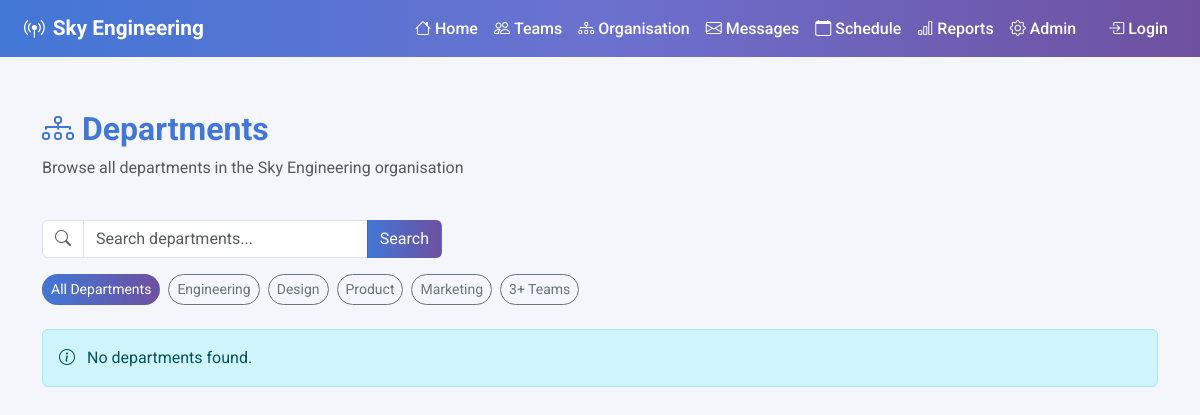
/departments/, run on an earlier commit of the app's database.
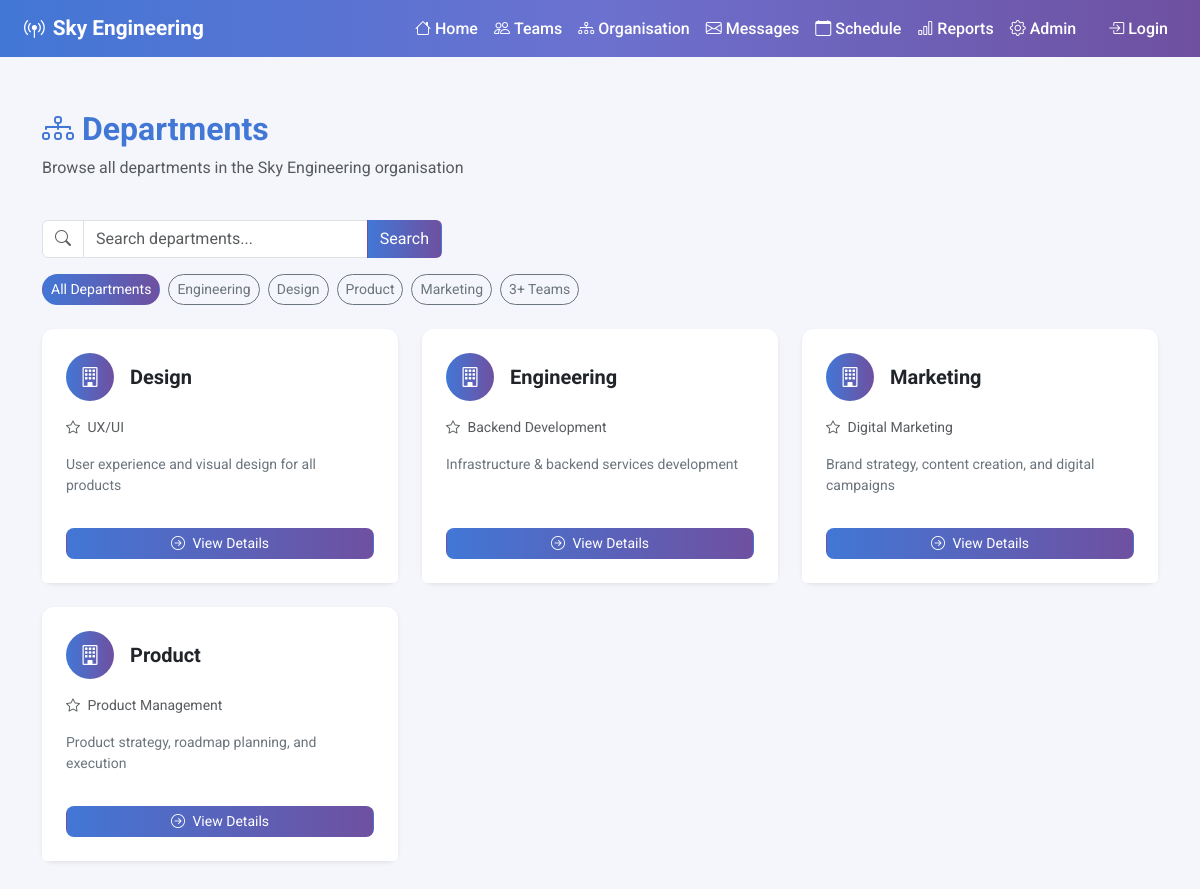
And on a later commit of the database.
### organisation_feature/models.py (models this page shows, shortened)
class Department(models.Model):
    department_name = models.CharField(max_length=150)
    specialisation = models.CharField(max_length=200, blank=True)
    description = models.TextField(blank=True)
    class Meta:
        ordering = ['department_name']

### organisation_feature/views.py (the view)
# urls.py: path('departments/', views.department_list, name='department_list'),
def department_list(request):
    query = request.GET.get('q', '')
    active_filter = request.GET.get('filter', '')
    departments = Department.objects.all()
    if query:
        departments = departments.filter(
            department_name__icontains=query
        ) | departments.filter(
            specialisation__icontains=query
        )
    if active_filter == '3teams':
        departments = [d for d in departments if d.teams.count() >= 3]
    elif active_filter:
        departments = departments.filter(department_name__icontains=active_filter)
    return render(request, 'organisation_feature/department_list.html', {
        'departments': departments,
        'query': query,
        'active_filter': active_filter,
    })

### organisation_feature/templates/organisation_feature/department_list.html (shortened to what this page needs)
{% extends 'global.html' %}
{% block content %}
<div class="container-fluid">
    <div class="d-flex justify-content-between align-items-center mb-4">
        <div>
            <h2 class="fw-bold" style="color: #4277D6;">
                <i class="bi bi-diagram-3"></i> Departments
            </h2>
            <p class="text-muted">Browse all departments in the Sky Engineering organisation</p>
        </div>
    </div>
    <div class="mb-3">
        <form method="GET" action="">
            <div class="input-group" style="max-width: 400px;">
                <span class="input-group-text bg-white">
                    <i class="bi bi-search text-muted"></i>
                </span>
                <input type="text" name="q" class="form-control"
                       placeholder="Search departments..."
                       value="{{ query }}">
                <button class="btn" type="submit"
                        style="background: linear-gradient(to right, #4277D6, #6F50A0); color: white;">
                    Search
                </button>
            </div>
        </form>
    </div>
    <div class="d-flex flex-wrap gap-2 mb-4">
        <a href="/departments/"
           class="btn btn-sm {% if not active_filter %}text-white{% else %}btn-outline-secondary{% endif %}"
           style="{% if not active_filter %}background: linear-gradient(to right, #4277D6, #6F50A0);{% endif %} border-radius: 20px;">
            All Departments
        </a>
        <a href="/departments/?filter=Engineering"
           class="btn btn-sm {% if active_filter == 'Engineering' %}text-white{% else %}btn-outline-secondary{% endif %}"
           style="{% if active_filter == 'Engineering' %}background-color: #1565C0;{% endif %} border-radius: 20px;">
            Engineering
        </a>
        <a href="/departments/?filter=Design"
           class="btn btn-sm {% if active_filter == 'Design' %}text-white{% else %}btn-outline-secondary{% endif %}"
           style="{% if active_filter == 'Design' %}background-color: #6F50A0;{% endif %} border-radius: 20px;">
            Design
        </a>
        <a href="/departments/?filter=Product"
           class="btn btn-sm {% if active_filter == 'Product' %}text-white{% else %}btn-outline-secondary{% endif %}"
           style="{% if active_filter == 'Product' %}background-color: #2E7D32;{% endif %} border-radius: 20px;">
            Product
        </a>
        <a href="/departments/?filter=Marketing"
           class="btn btn-sm {% if active_filter == 'Marketing' %}text-white{% else %}btn-outline-secondary{% endif %}"
           style="{% if active_filter == 'Marketing' %}background-color: #E65100;{% endif %} border-radius: 20px;">
            Marketing
        </a>
        <a href="/departments/?filter=3teams"
           class="btn btn-sm {% if active_filter == '3teams' %}text-white{% else %}btn-outline-secondary{% endif %}"
           style="{% if active_filter == '3teams' %}background: linear-gradient(to right, #4277D6, #6F50A0);{% endif %} border-radius: 20px;">
            3+ Teams
        </a>
    </div>
    <div class="row g-4">
        {% for department in departments %}
        <div class="col-md-6 col-lg-4">
            <div class="card h-100 shadow-sm border-0"
                 style="border-radius: 12px; transition: transform 0.2s;"
                 onmouseover="this.style.transform='translateY(-4px)'"
                 onmouseout="this.style.transform='translateY(0)'">
                <div class="card-body p-4">
                    <div class="d-flex align-items-center mb-3">
                        <div class="rounded-circle d-flex align-items-center justify-content-center me-3"
                             style="width:48px; height:48px; background: linear-gradient(to right, #4277D6, #6F50A0);">
                            <i class="bi bi-building text-white fs-5"></i>
                        </div>
                        <h5 class="card-title fw-bold mb-0">{{ department.department_name }}</h5>
                    </div>
                    <p class="text-muted small mb-3">
                        <i class="bi bi-star me-1"></i>
                        {{ department.specialisation|default:"No specialisation listed" }}
                    </p>
                    <p class="card-text small text-secondary">
                        {{ department.description|default:"No description available"|truncatechars:100 }}
                    </p>
                </div>
                <div class="card-footer bg-white border-0 pb-4 px-4">
                    <a href="/departments/{{ department.id }}/"
                       class="btn btn-sm w-100"
                       style="background: linear-gradient(to right, #4277D6, #6F50A0); color: white; border-radius: 8px;">
                        <i class="bi bi-arrow-right-circle me-1"></i> View Details
                    </a>
                </div>
            </div>
        </div>
        {% empty %}
        <div class="col-12">
            <div class="alert alert-info">
                <i class="bi bi-info-circle me-2"></i> No departments found.
            </div>
        </div>
        {% endfor %}
    </div>
</div>
{% endblock %}

### templates/global.html (shortened to what this page needs)
<!doctype html>
<html lang="en">
  <head>
    <link href="https://cdn.jsdelivr.net/npm/bootstrap@5.3.0/dist/css/bootstrap.min.css" rel="stylesheet" />
    <link href="https://cdn.jsdelivr.net/npm/bootstrap-icons@1.11.0/font/bootstrap-icons.css" rel="stylesheet" />
  </head>
  <body>
    <nav class="navbar navbar-expand-lg fixed-top">
      <div class="container-fluid px-4">
        <a class="navbar-brand" href="/">
          <i class="bi bi-broadcast-pin me-2"></i>Sky Engineering
        </a>
        <div class="collapse navbar-collapse" id="navbarNav">
          <ul class="navbar-nav ms-auto">
            <li class="nav-item">
              <a class="nav-link {% if request.path == '/' %}active{% endif %}" href="/">
                <i class="bi bi-house me-1"></i>Home
              </a>
            </li>
            <li class="nav-item">
              <a class="nav-link {% if '/teams/' in request.path %}active{% endif %}" href="/teams/">
                <i class="bi bi-people me-1"></i>Teams
              </a>
            </li>
            <li class="nav-item">
              <a class="nav-link {% if '/org-chart/' in request.path %}active{% endif %}" href="/org-chart/">
                <i class="bi bi-diagram-3 me-1"></i>Organisation
              </a>
            </li>
            <li class="nav-item">
              <a class="nav-link {% if '/messages/' in request.path %}active{% endif %}" href="/messages/inbox/">
                <i class="bi bi-envelope me-1"></i>Messages
              </a>
            </li>
            <li class="nav-item">
              <a class="nav-link {% if '/schedule/' in request.path %}active{% endif %}" href="/schedule/calendar/">
                <i class="bi bi-calendar me-1"></i>Schedule
              </a>
            </li>
            <li class="nav-item">
              <a class="nav-link {% if '/reports/' in request.path %}active{% endif %}" href="/reports/">
                <i class="bi bi-bar-chart me-1"></i>Reports
              </a>
            </li>
            <li class="nav-item">
              <a class="nav-link {% if '/admin/' in request.path %}active{% endif %}" href="/admin/">
                <i class="bi bi-gear me-1"></i>Admin
              </a>
            </li>
          </ul>
          <ul class="navbar-nav ms-3">
            {% if user.is_authenticated %}
              <li class="nav-item dropdown">
                <a class="nav-link dropdown-toggle" href="#" data-bs-toggle="dropdown">
                  <i class="bi bi-person-circle me-1"></i>{{ user.username }}
                </a>
                <ul class="dropdown-menu dropdown-menu-end">
                  <li>
                    <a class="dropdown-item" href="/accounts/logout/">
                      <i class="bi bi-box-arrow-right me-2"></i>Logout
                    </a>
                  </li>
                </ul>
              </li>
            {% else %}
              <li class="nav-item">
                <a class="nav-link" href="/accounts/login/">
                  <i class="bi bi-box-arrow-in-right me-1"></i>Login
                </a>
              </li>
            {% endif %}
          </ul>
        </div>
      </div>
    </nav>
    <div class="main-content">
      {% block content %}
      {% endblock %}
    </div>
  </body>
</html>

### templates/global.html (style rules this page uses)
:root { --sky-blue: #4277d6; --sky-purple: #6c71cf; --sky-dark-purple: #6f50a0; }
body { font-family: "Roboto", sans-serif; background-color: #f4f6fb; }
.navbar { background: linear-gradient(to right, #4277d6, #6c71cf, #6f50a0); }
.navbar-brand { color: white !important; font-weight: 700; font-size: 1.3rem; }
.nav-link { color: white !important; font-weight: 500; padding: 8px 16px; border-radius: 6px; transition: background 0.2s; }
.main-content { margin-top: 80px; padding: 30px; }

What changed in the data, as far as the page shows it:
added Department: department_name "Design", specialisation "UX/UI", description "User experience and visual design for all products"
added Department: department_name "Engineering", specialisation "Backend Development", description "Infrastructure & backend services development"
added Department: department_name "Marketing", specialisation "Digital Marketing", description "Brand strategy, content creation, and digital campaigns"
added Department: department_name "Product", specialisation "Product Management", description "Product strategy, roadmap planning, and execution"
Also different on the page:
text no longer shown: "No departments found."
